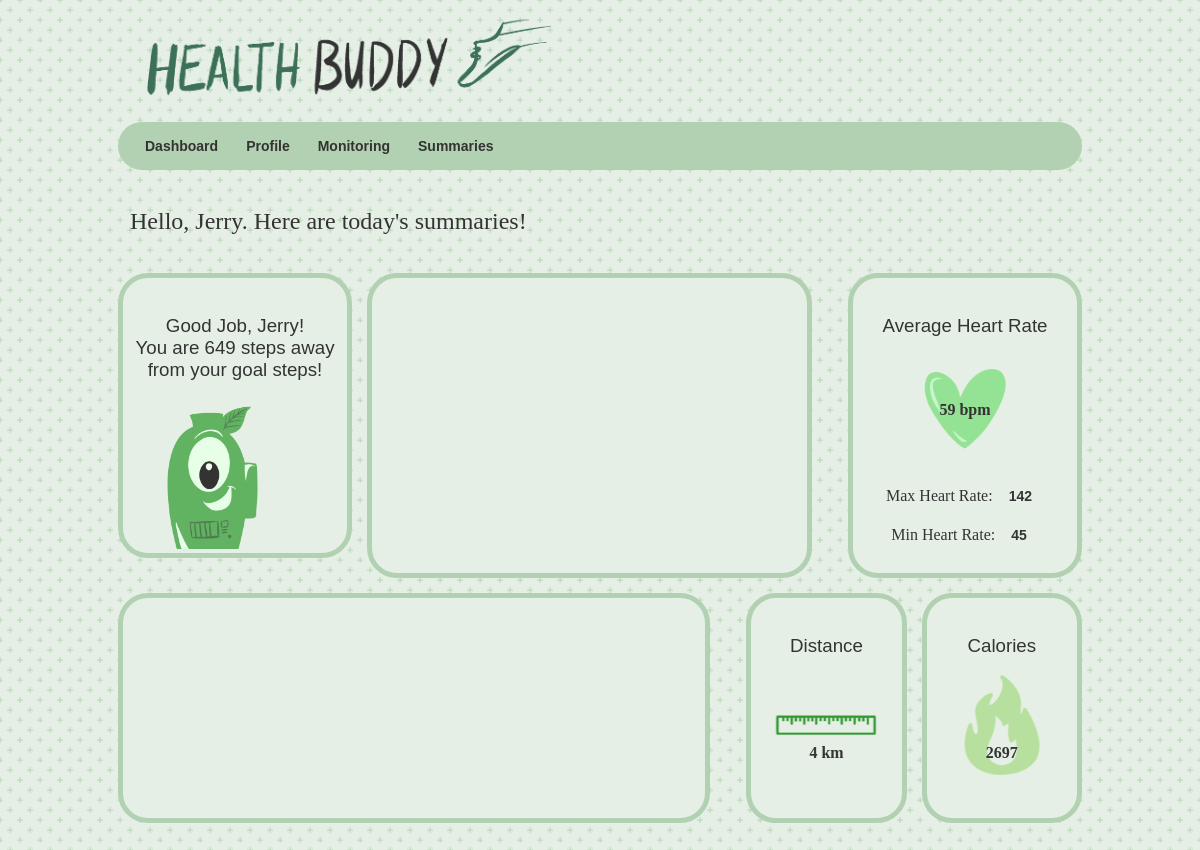
Screenshot of /index.php (signed in) with the database file from the repository.
### tables this page shows
CREATE TABLE `GeneralData` (
  `id` text,
  `age` text,
  `firstName` text,
  `surname` text,
  `height` text,
  `gender` text,
  `A or B person` text,
  `maxHeartRate` text,
  `date` text,
  `minutes` text,
  `stride walk` text,
  `stride run` text
);

CREATE TABLE `DailyStepp01` (
  `dateTime` text,
  `steps` int DEFAULT NULL
);

CREATE TABLE `Caloriesp01` (
  `id` int DEFAULT NULL,
  `dateTime` text,
  `calories` int DEFAULT NULL
);

### index.php (the view, shortened to what this page needs)
<!DOCTYPE html>
<?php
include "config.php";
		?>
<html>
<head><link href="css/projectStyle.css" type = "text/css" rel="stylesheet">
<link rel="stylesheet/less" type="text/css" href="css/sleepGraph.css" />
</head>
<body>
	<header>
    <img src="images/siteName.png" width="450" height="100"/>
	</header>
	<nav>
		<a href="index.php">Dashboard</a>
  		<a href="profile.php">Profile</a>
 	 	<a href="monitoring.php">Monitoring</a>
    	<a href="active.php">Summaries</a>
	</nav>
	<br>
  		<h2 class ="welcome">
  			<?php
  				$query = "SELECT * FROM GeneralData WHERE id = '". $_SESSION['uname'] . "'";
  				mysqli_query($db, $query) or die('Error querying database.');
  				$result = mysqli_query($db, $query);
  				$row = mysqli_fetch_array($result);
  	 			echo 'Hello, ' . $row['firstName'] . ". Here are today's summaries!";
  	 		?>
  		</h2>
		<br>
		<div>
    		<section class = "step">
    			<br>
    			<h3>
      		<?php
          		$query = "SELECT * FROM GeneralData WHERE id = '". $_SESSION['uname'] . "'";
         			mysqli_query($db, $query) or die('Error querying database.');
          		$result = mysqli_query($db, $query);
          		$row = mysqli_fetch_array($result);
          		echo 'Good Job, ' . $row['firstName'] . '!' . '<br>';
      		?>
			<?php
				$query = "SELECT steps FROM DailyStep". $_SESSION['uname'] . " WHERE datetime LIKE '%31/3/2020%'";
					mysqli_query($db, $query) or die('Error querying database.');
				$result = mysqli_query($db, $query);
				$row = mysqli_fetch_array($result);
				$x = 10000;
				$z = $x-$row['steps'];
				echo 'You are ' . $z . ' steps away from your goal steps!'
			?>
    			</h3>
    			<div class="fadein"><img src="images/robot.png" width="160" height="150"/></div>
    	</section>
		</div>
	<div>
	<section class="sleephour">
		<br>
  	<head>
  					<?php
					$query = "SELECT lightActive FROM Active" . $_SESSION['uname'] . " ORDER BY ID DESC LIMIT 1";
					mysqli_query($db, $query) or die('Error querying database.');
					$query1 = "SELECT moderateActive FROM Active" . $_SESSION['uname'] . "  ORDER BY ID DESC LIMIT 1";
					mysqli_query($db, $query1) or die('Error querying database.');
					$query2 = "SELECT veryActive FROM Active" . $_SESSION['uname'] . " ORDER BY ID DESC LIMIT 1";
					mysqli_query($db, $query2) or die('Error querying database.');
					       ?>
	</head>
	<body>
		<div id="piechart" style="width: 400px; height: 220px;"></div>
	</body>
	</section>
	</div>
	<div>
	<section class = "heartbeat">
	<br>
	<h3>Average Heart Rate</h3>
	<div class="human-heart">
		<div class="container"><img src="images/heart2.png" class="human-heart" alt="human heart" width="100" height="100"/>
		</div>
		<div class="top"> 	<?php
			$query = "SELECT averageBpm, ROW_NUMBER() over (PARTITION BY 'dateTime' ORDER BY 'dateTime') As num FROM DailyHeart" . $_SESSION['uname'] . " Order By num DESC";
			mysqli_query($db, $query) or die('Error querying database.');
			$result = mysqli_query($db, $query);
			$row = mysqli_fetch_array($result);
			 echo $row['averageBpm'] . ' bpm'; ?>
		</div>
		</div>
		<h4>Max Heart Rate: <a><?php
			$query = "SELECT maxBpm, ROW_NUMBER() over (PARTITION BY 'dateTime' ORDER BY 'dateTime') As num FROM DailyHeart" . $_SESSION['uname'] . " Order By num DESC";
			mysqli_query($db, $query) or die('Error querying database.');
			$result = mysqli_query($db, $query);
			$row = mysqli_fetch_array($result);
			 echo $row['maxBpm']; ?></a></h4>
		<h4>Min Heart Rate: <a><?php
			$query = "SELECT minBpm, ROW_NUMBER() over (PARTITION BY 'dateTime' ORDER BY 'dateTime') As num FROM DailyHeart" . $_SESSION['uname'] . " Order By num DESC";
			mysqli_query($db, $query) or die('Error querying database.');
			$result = mysqli_query($db, $query);
			$row = mysqli_fetch_array($result);
			 echo $row['minBpm']; ?></a></h4>
  	</section>
    </div>
	<div>
	<section class = "calory">
		<br>
		<h3>Calories</h3>
			<div class="caloriesicon">
				<div class="calories"><img src="images/calories.png" width="100" height="100"/>
				</div>
				<div class="top"> 	<?php
					$query = "SELECT calories, ROW_NUMBER() over (PARTITION BY 'dateTime' ORDER BY 'dateTime') As num FROM Calories" . $_SESSION['uname'] . " Order By num DESC";
					mysqli_query($db, $query) or die('Error querying database.');
					$result = mysqli_query($db, $query);
					$row = mysqli_fetch_array($result);
					echo $row['calories'] . ' '; ?>
				</div>
				<br>
				<br>
	</section>
	</div>
	<div>
	<section class = "calory">
		<br>
		<h3>Distance</h3>
			<div class="distanceicon">
				<div class="calories"><img src="images/distance.png" width="100" height="100"/>
				</div>
				<div class="top"> 	<?php
					$query = "SELECT distance, ROW_NUMBER() over (PARTITION BY 'dateTime' ORDER BY 'dateTime') As num FROM Distance" . $_SESSION['uname'] . " Order By num DESC";
					mysqli_query($db, $query) or die('Error querying database.');
					$result = mysqli_query($db, $query);
					$row = mysqli_fetch_array($result);
					echo $row['distance'] . ' km'; ?>
				</div>
				<br>
				<br>
	</section>
	</div>
	<div>
	<section class = "sleepstages">
		<head>
		</head>
		<body>
			<div id="barchart_values" style="width: 500px; height: 200px;"></div>
		</body>
	</section>
	</div>
<br>
</body>
</html>

### css/projectStyle.css (style rules this page uses)
html { max-width: 980px; margin: auto; background-color: #dfecdf; opacity: 0.8; background: radial-gradient(circle, transparent 20%, #dfecdf 20%, #dfecdf 80%, transparent 80%, transparent), radial-gradient(circle, transparent 20%, #dfecdf 20%, #dfecdf 80%, transparent 80%, transparent) 10px 10px, linear-gradient(#a7caa6 0.8px, transparent 0.8px) 0 -0.4px, linear-gradient(90deg, #a7caa6 0.8px, #dfecdf 0.8px) -0.4px 0; background-size: 20px 20px, 20px 20px, 10px 10px, 10px 10px; }
body { height: 1000px; overflow:auto; }
header { font-family: "verdana"; padding: 5px; }
h3 { font-family: "arial"; font-weight: normal; text-align: center; }
h4 { text-align: center; max-width: 625px; font-weight: normal; }
nav { background-color: #9fc69f; overflow: auto; padding: 15px; border-radius: 30px; }
a { padding: 12px; color: black; font-size: 14px; text-decoration: none; font-weight: bold; font-family: "arial"; }
.welcome { font-family: "verdana"; padding-left: 12px; font-weight: normal; }
.step { padding-left: 12px; padding-right: 12px; margin-right: 15px; margin-bottom: 15px; border-style: solid; border-width: 5px 5px; border-color: #9fc69f; border-radius: 30px; background-color: #dfecdf; vertical-align:top; overflow: hidden; max-width: 200px; float: left; }
.calory { margin-bottom: 15px; margin-left: 15px; padding-left: 12px; padding-right: 12px; border-style: solid; border-width: 5px 5px; border-color: #9fc69f; border-radius: 30px; background-color: #dfecdf; vertical-align:top; overflow: hidden; max-width: 200px; height: 220px; float: right; }
.sleepstages { margin-bottom: 15px; border-style: solid; border-width: 5px 5px; border-color: #9fc69f; border-radius: 30px; background-color: #dfecdf; vertical-align: center; align-content: center; overflow: hidden; width: 582px; height: 220px; float: left; }
.sleephour { margin-right: 15px; margin-bottom: 15px; border-style: solid; border-width: 5px 5px; border-color: #9fc69f; border-radius: 30px; background-color: #dfecdf; vertical-align: top; overflow: hidden; width: 435px; height: 295px; float: left; }
.heartbeat { padding-left: 12px; padding-right: 12px; margin-bottom: 15px; border-style: solid; border-width: 5px 5px; border-color: #9fc69f; border-radius: 30px; background-color: #dfecdf; vertical-align:top; overflow: hidden; max-width: 200px; height: 295px; float: right; }
.container { display: flex; justify-content: center; align-items: center; }
.human-heart { margin: 2em; animation: .8s infinite beatHeart; position: relative; text-align: center: 5px; margin-bottom: 3px; margin-top: 3px; padding-bottom: 2px; }
.calories { padding-left: 13.2px; padding-right: 13.2px; text-align: center: 7px; margin-bottom: 15px; }
.caloriesicon { animation: shake1 0.82s cubic-bezier(.36,.07,.19,.97) both; transform: translate3d(0, 0, 0); backface-visibility: hidden; perspective: 1000px; }
.distanceicon { animation: shake2 0.82s cubic-bezier(.36,.07,.19,.97) both; transform: translate3d(0, 0, 0); backface-visibility: hidden; perspective: 1000px; }
.fadein { animation: fadeIn 5s; -webkit-animation: fadeIn 5s; -moz-animation: fadeIn 5s; -o-animation: fadeIn 5s; -ms-animation: fadeIn 5s; }
.top { position: absolute; top: 50%; left: 50%; transform: translate(-50%, -50%); font-style: "verdana"; font-weight: bold; }

### rows the page displays
generaldata: firstName "Jerry"
dailystepp01: steps "649"
caloriesp01: calories "2697"

### other values shown
$row['averageBpm'] "59"
$row['maxBpm'] "142"
$row['minBpm'] "45"
$row['distance'] "4"
